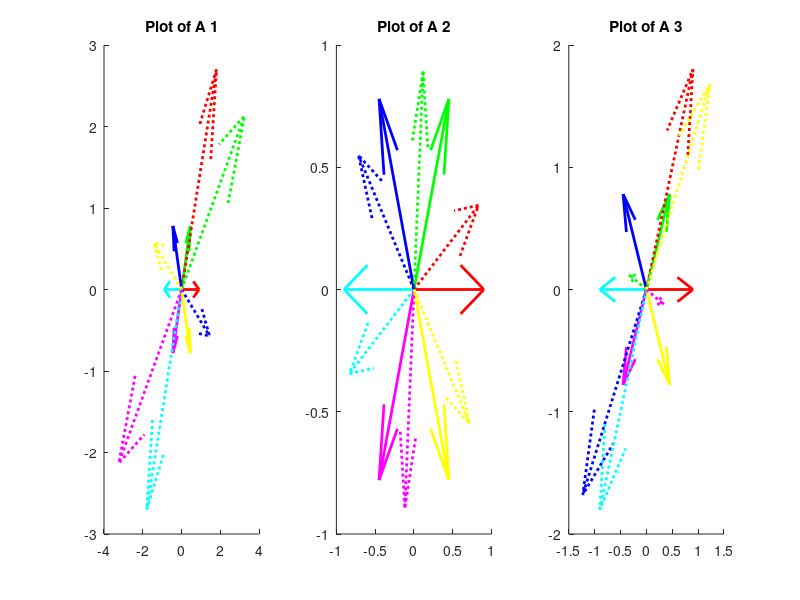

Source code (MATLAB): (Note: this script raises an error after producing the figure.)
%% Problem 1
clc, clear, close all;

As = cell(3,1);
As{1} = [2,3;3,1];
tht = pi/8;
As{2} = [cos(tht),-sin(tht);sin(tht),cos(tht)];
As{3} = [1,-1;2,-1];

figure();
hold on;
colors = ['r' 'g' 'b' 'c' 'm' 'y'];
nvects = length(colors);
vects = zeros(2,nvects);
for i=1:nvects
    tht = 2*pi*(i-1)/(nvects);
    vects(:,i) = [cos(tht);sin(tht)];
end
for mat=1:3
    subplot(1,3,mat);
    hold on;
    title(['Plot of A ' num2str(mat)])
    A = As{mat};
    for i=1:nvects
        quiver(0,0,vects(1,i),vects(2,i),colors(i),'LineWidth',2);
    end
    Av = A*vects;
    for i=1:nvects
        quiver(0,0,Av(1,i),Av(2,i),[':' colors(i)],'LineWidth',2);
    end
    [eigv,eigV]=eigs(As{mat})
end


%% Problem 3
clc, clear;
As = cell(3,1);
As{1} = [8,-8,-2;
        4,-3,-2;
        3,-4,1];
As{2} = [1,0,-4;
    0,3,0;
    -2,0,-1];
As{3} = [2,1,1;
    0,3,1;
    0,-1,1];
for mat = 1:3
    disp("Problem 3 Matrix " + mat)
    [geigv,eigV] = eigs(As{mat})
    [Jordan] = jordan(As{mat})
    
end

%% Problem 6
clc, clear;
A = [2,1;1,-8];

% a.
a = zeros(2);
for i=0:4
    a = a + A^i / factorial(i);
end
a

b = zeros(2);
for i=0:4
    b = b + (-1)^i * A^i / factorial(i);
end
b = b^-1;
b

l1 = -3 - sqrt(36+4*17)/2;
l2 = -3 + sqrt(36+4*17)/2;

dif = exp(l2) - exp(l1);
tot = exp(l2) + exp(l1);
c1 = dif/(l2-l1);
c0 = exp(l1)-c1*l1;

c = [c0+2*c1,c1;c1,c0-8*c1]

[V,D,W] = eig(A);
for i=1:2
    D(i,i) = exp(D(i,i));
end
d = (W'^-1)*D*(W')

e = expm(A)
%% Problem 8 new
l1 = -1;
l2 = 5;

dif = exp(l2) - exp(l1);
tot = exp(l2) + exp(l1);
c1 = dif/(l2-l1)
c0 = exp(l1)-c1*l1

%% Problem 9 new
c1 = -sin(1)*sin(2)
c0 = cos(2)*cos(1)-2*c1
A = [2 1;-1 2];
cA = c1*A+c0*eye(2)

%% Problem 10 new
A = [2 1 0 0 0;
    0 2 1 0 0;
    0 0 2 0 0;
    0 0 0 2 1;
    0 0 0 0 1];
A = jordan(A)